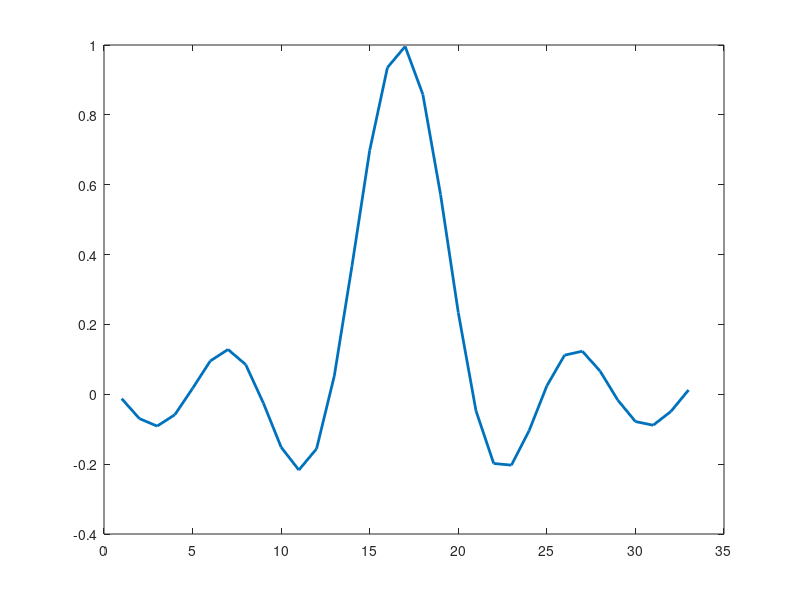
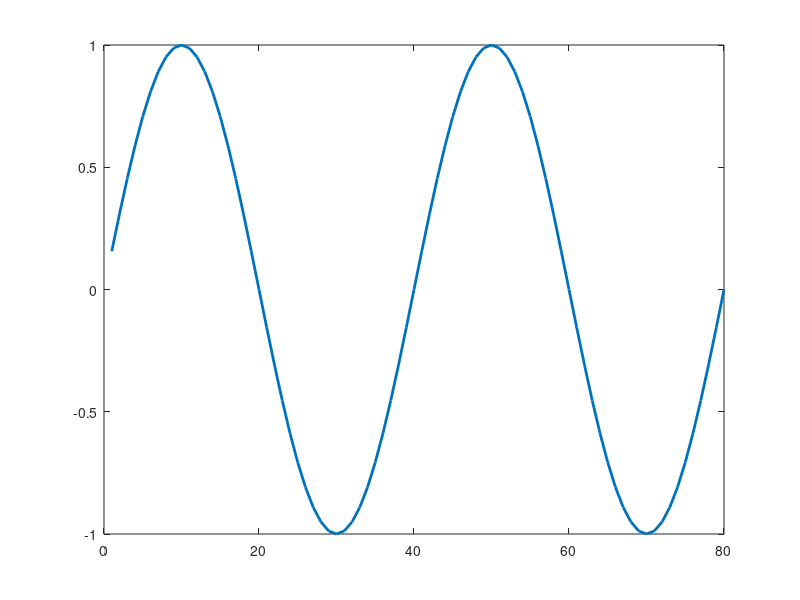
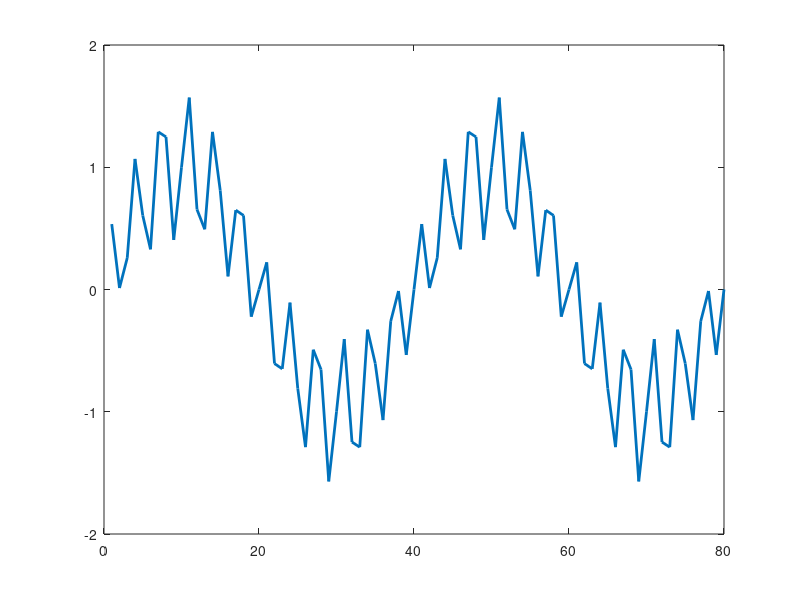

These figures' MATLAB source, in order:
% IWAN DWI PURWANTO / 09 / 2A - D3TE
n=-7.9:.5:8.1;
y=sin(4*pi*n/8)./(4*pi*n/8);
figure(1);
plot(y,'linewidth',2) 
t=0.1:.1:8;
x=sin(2*pi*t/4);
figure(2);
plot(x,'linewidth',2)

x_n=sin(2*pi*t/4)+0.5*randn*sin(2*pi*10*t/4)+0.2*randn*sin(2*pi*12*t/4);
figure(3);
plot(x_n,'linewidth',2)